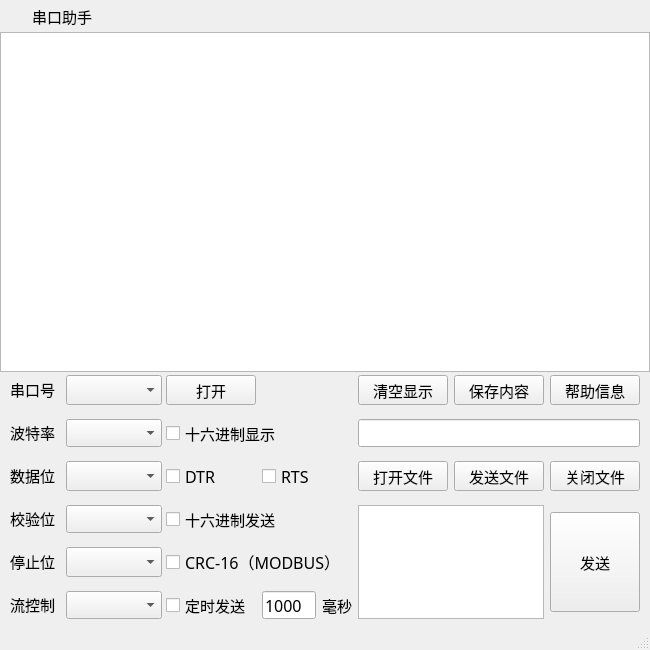
<?xml version="1.0" encoding="UTF-8"?>
<ui version="4.0">
 <class>MainWindow</class>
 <widget class="QMainWindow" name="MainWindow">
  <property name="windowModality">
   <enum>Qt::NonModal</enum>
  </property>
  <property name="enabled">
   <bool>true</bool>
  </property>
  <property name="geometry">
   <rect>
    <x>0</x>
    <y>0</y>
    <width>650</width>
    <height>650</height>
   </rect>
  </property>
  <property name="sizePolicy">
   <sizepolicy hsizetype="Expanding" vsizetype="Expanding">
    <horstretch>0</horstretch>
    <verstretch>0</verstretch>
   </sizepolicy>
  </property>
  <property name="minimumSize">
   <size>
    <width>650</width>
    <height>650</height>
   </size>
  </property>
  <property name="maximumSize">
   <size>
    <width>16777215</width>
    <height>16777215</height>
   </size>
  </property>
  <property name="font">
   <font>
    <family>Courier 10 Pitch</family>
    <pointsize>12</pointsize>
   </font>
  </property>
  <property name="windowTitle">
   <string>串口助手</string>
  </property>
  <property name="windowIcon">
   <iconset resource="resources.qrc">
    <normaloff>:/image/appICO.png</normaloff>:/image/appICO.png</iconset>
  </property>
  <property name="styleSheet">
   <string notr="true"/>
  </property>
  <widget class="QWidget" name="centralWidget">
   <property name="sizePolicy">
    <sizepolicy hsizetype="Expanding" vsizetype="Expanding">
     <horstretch>0</horstretch>
     <verstretch>0</verstretch>
    </sizepolicy>
   </property>
   <property name="minimumSize">
    <size>
     <width>650</width>
     <height>618</height>
    </size>
   </property>
   <layout class="QVBoxLayout" name="verticalLayout">
    <property name="spacing">
     <number>0</number>
    </property>
    <property name="leftMargin">
     <number>0</number>
    </property>
    <property name="topMargin">
     <number>0</number>
    </property>
    <property name="rightMargin">
     <number>0</number>
    </property>
    <property name="bottomMargin">
     <number>0</number>
    </property>
    <item>
     <widget class="QWidget" name="widget_title" native="true">
      <property name="sizePolicy">
       <sizepolicy hsizetype="Expanding" vsizetype="Expanding">
        <horstretch>0</horstretch>
        <verstretch>0</verstretch>
       </sizepolicy>
      </property>
      <property name="minimumSize">
       <size>
        <width>650</width>
        <height>32</height>
       </size>
      </property>
      <property name="maximumSize">
       <size>
        <width>16777215</width>
        <height>32</height>
       </size>
      </property>
      <layout class="QHBoxLayout" name="horizontalLayout">
       <property name="spacing">
        <number>0</number>
       </property>
       <property name="leftMargin">
        <number>0</number>
       </property>
       <property name="topMargin">
        <number>0</number>
       </property>
       <property name="rightMargin">
        <number>0</number>
       </property>
       <property name="bottomMargin">
        <number>0</number>
       </property>
       <item>
        <widget class="QLabel" name="lab_Ico">
         <property name="minimumSize">
          <size>
           <width>32</width>
           <height>32</height>
          </size>
         </property>
         <property name="toolTip">
          <string/>
         </property>
         <property name="whatsThis">
          <string/>
         </property>
         <property name="styleSheet">
          <string notr="true"/>
         </property>
         <property name="text">
          <string/>
         </property>
         <property name="alignment">
          <set>Qt::AlignCenter</set>
         </property>
        </widget>
       </item>
       <item>
        <widget class="QLabel" name="lab_Title">
         <property name="sizePolicy">
          <sizepolicy hsizetype="Expanding" vsizetype="Fixed">
           <horstretch>0</horstretch>
           <verstretch>0</verstretch>
          </sizepolicy>
         </property>
         <property name="minimumSize">
          <size>
           <width>0</width>
           <height>32</height>
          </size>
         </property>
         <property name="maximumSize">
          <size>
           <width>16777215</width>
           <height>32</height>
          </size>
         </property>
         <property name="font">
          <font>
           <family>微软雅黑</family>
           <pointsize>11</pointsize>
           <weight>50</weight>
           <italic>false</italic>
           <bold>false</bold>
          </font>
         </property>
         <property name="styleSheet">
          <string notr="true"/>
         </property>
         <property name="text">
          <string>串口助手</string>
         </property>
         <property name="alignment">
          <set>Qt::AlignLeading|Qt::AlignLeft|Qt::AlignVCenter</set>
         </property>
        </widget>
       </item>
       <item>
        <widget class="QPushButton" name="btnMenu_lock">
         <property name="sizePolicy">
          <sizepolicy hsizetype="Minimum" vsizetype="Expanding">
           <horstretch>0</horstretch>
           <verstretch>0</verstretch>
          </sizepolicy>
         </property>
         <property name="minimumSize">
          <size>
           <width>32</width>
           <height>32</height>
          </size>
         </property>
         <property name="cursor">
          <cursorShape>ArrowCursor</cursorShape>
         </property>
         <property name="focusPolicy">
          <enum>Qt::NoFocus</enum>
         </property>
         <property name="toolTip">
          <string>前端显示</string>
         </property>
         <property name="text">
          <string/>
         </property>
         <property name="flat">
          <bool>true</bool>
         </property>
        </widget>
       </item>
       <item>
        <widget class="QPushButton" name="btnMenu">
         <property name="sizePolicy">
          <sizepolicy hsizetype="Minimum" vsizetype="Expanding">
           <horstretch>0</horstretch>
           <verstretch>0</verstretch>
          </sizepolicy>
         </property>
         <property name="minimumSize">
          <size>
           <width>32</width>
           <height>32</height>
          </size>
         </property>
         <property name="cursor">
          <cursorShape>ArrowCursor</cursorShape>
         </property>
         <property name="focusPolicy">
          <enum>Qt::NoFocus</enum>
         </property>
         <property name="toolTip">
          <string>菜单</string>
         </property>
         <property name="text">
          <string/>
         </property>
         <property name="flat">
          <bool>true</bool>
         </property>
        </widget>
       </item>
       <item>
        <widget class="QPushButton" name="btnMenu_Min">
         <property name="sizePolicy">
          <sizepolicy hsizetype="Minimum" vsizetype="Expanding">
           <horstretch>0</horstretch>
           <verstretch>0</verstretch>
          </sizepolicy>
         </property>
         <property name="minimumSize">
          <size>
           <width>32</width>
           <height>32</height>
          </size>
         </property>
         <property name="cursor">
          <cursorShape>ArrowCursor</cursorShape>
         </property>
         <property name="focusPolicy">
          <enum>Qt::NoFocus</enum>
         </property>
         <property name="toolTip">
          <string>最小化</string>
         </property>
         <property name="text">
          <string/>
         </property>
         <property name="flat">
          <bool>true</bool>
         </property>
        </widget>
       </item>
       <item>
        <widget class="QPushButton" name="btnMenu_Max">
         <property name="sizePolicy">
          <sizepolicy hsizetype="Minimum" vsizetype="Expanding">
           <horstretch>0</horstretch>
           <verstretch>0</verstretch>
          </sizepolicy>
         </property>
         <property name="minimumSize">
          <size>
           <width>32</width>
           <height>32</height>
          </size>
         </property>
         <property name="cursor">
          <cursorShape>ArrowCursor</cursorShape>
         </property>
         <property name="focusPolicy">
          <enum>Qt::NoFocus</enum>
         </property>
         <property name="toolTip">
          <string>最大化</string>
         </property>
         <property name="text">
          <string/>
         </property>
         <property name="flat">
          <bool>true</bool>
         </property>
        </widget>
       </item>
       <item>
        <widget class="QPushButton" name="btnMenu_Close">
         <property name="sizePolicy">
          <sizepolicy hsizetype="Minimum" vsizetype="Fixed">
           <horstretch>0</horstretch>
           <verstretch>0</verstretch>
          </sizepolicy>
         </property>
         <property name="minimumSize">
          <size>
           <width>32</width>
           <height>32</height>
          </size>
         </property>
         <property name="maximumSize">
          <size>
           <width>16777215</width>
           <height>32</height>
          </size>
         </property>
         <property name="cursor">
          <cursorShape>ArrowCursor</cursorShape>
         </property>
         <property name="focusPolicy">
          <enum>Qt::NoFocus</enum>
         </property>
         <property name="toolTip">
          <string>关闭</string>
         </property>
         <property name="text">
          <string/>
         </property>
         <property name="flat">
          <bool>true</bool>
         </property>
        </widget>
       </item>
      </layout>
     </widget>
    </item>
    <item>
     <widget class="QTextBrowser" name="textBrowser">
      <property name="sizePolicy">
       <sizepolicy hsizetype="Expanding" vsizetype="Minimum">
        <horstretch>0</horstretch>
        <verstretch>0</verstretch>
       </sizepolicy>
      </property>
      <property name="minimumSize">
       <size>
        <width>0</width>
        <height>340</height>
       </size>
      </property>
      <property name="maximumSize">
       <size>
        <width>16777215</width>
        <height>16777215</height>
       </size>
      </property>
      <property name="font">
       <font>
        <family>Courier 10 Pitch</family>
        <pointsize>11</pointsize>
       </font>
      </property>
      <property name="mouseTracking">
       <bool>false</bool>
      </property>
      <property name="html">
       <string>&lt;!DOCTYPE HTML PUBLIC &quot;-//W3C//DTD HTML 4.0//EN&quot; &quot;http://www.w3.org/TR/REC-html40/strict.dtd&quot;&gt;
&lt;html&gt;&lt;head&gt;&lt;meta name=&quot;qrichtext&quot; content=&quot;1&quot; /&gt;&lt;style type=&quot;text/css&quot;&gt;
p, li { white-space: pre-wrap; }
&lt;/style&gt;&lt;/head&gt;&lt;body style=&quot; font-family:'Courier 10 Pitch'; font-size:11pt; font-weight:400; font-style:normal;&quot;&gt;
&lt;p style=&quot;-qt-paragraph-type:empty; margin-top:0px; margin-bottom:0px; margin-left:0px; margin-right:0px; -qt-block-indent:0; text-indent:0px; font-family:'Courier New';&quot;&gt;&lt;br /&gt;&lt;/p&gt;&lt;/body&gt;&lt;/html&gt;</string>
      </property>
      <property name="textInteractionFlags">
       <set>Qt::TextSelectableByMouse</set>
      </property>
     </widget>
    </item>
    <item>
     <layout class="QGridLayout" name="gridLayout">
      <property name="leftMargin">
       <number>10</number>
      </property>
      <property name="topMargin">
       <number>6</number>
      </property>
      <property name="rightMargin">
       <number>10</number>
      </property>
      <property name="bottomMargin">
       <number>6</number>
      </property>
      <property name="verticalSpacing">
       <number>14</number>
      </property>
      <item row="0" column="0">
       <widget class="QLabel" name="label">
        <property name="sizePolicy">
         <sizepolicy hsizetype="Fixed" vsizetype="Fixed">
          <horstretch>0</horstretch>
          <verstretch>0</verstretch>
         </sizepolicy>
        </property>
        <property name="minimumSize">
         <size>
          <width>50</width>
          <height>25</height>
         </size>
        </property>
        <property name="font">
         <font>
          <family>微软雅黑</family>
          <pointsize>11</pointsize>
          <kerning>true</kerning>
         </font>
        </property>
        <property name="text">
         <string>串口号</string>
        </property>
       </widget>
      </item>
      <item row="0" column="1">
       <widget class="QComboBox" name="SerialcomboBox">
        <property name="sizePolicy">
         <sizepolicy hsizetype="Expanding" vsizetype="Fixed">
          <horstretch>0</horstretch>
          <verstretch>0</verstretch>
         </sizepolicy>
        </property>
        <property name="minimumSize">
         <size>
          <width>96</width>
          <height>28</height>
         </size>
        </property>
        <property name="maximumSize">
         <size>
          <width>16777215</width>
          <height>16777215</height>
         </size>
        </property>
        <property name="font">
         <font>
          <family>Courier 10 Pitch</family>
          <pointsize>11</pointsize>
         </font>
        </property>
       </widget>
      </item>
      <item row="0" column="2">
       <widget class="QPushButton" name="OpenCom">
        <property name="sizePolicy">
         <sizepolicy hsizetype="MinimumExpanding" vsizetype="Fixed">
          <horstretch>0</horstretch>
          <verstretch>0</verstretch>
         </sizepolicy>
        </property>
        <property name="minimumSize">
         <size>
          <width>90</width>
          <height>30</height>
         </size>
        </property>
        <property name="maximumSize">
         <size>
          <width>16777215</width>
          <height>40</height>
         </size>
        </property>
        <property name="font">
         <font>
          <family>微软雅黑</family>
          <pointsize>11</pointsize>
         </font>
        </property>
        <property name="cursor">
         <cursorShape>ArrowCursor</cursorShape>
        </property>
        <property name="focusPolicy">
         <enum>Qt::NoFocus</enum>
        </property>
        <property name="text">
         <string>打开</string>
        </property>
        <property name="checkable">
         <bool>false</bool>
        </property>
       </widget>
      </item>
      <item row="0" column="3" colspan="2">
       <widget class="QLabel" name="Indicator">
        <property name="minimumSize">
         <size>
          <width>90</width>
          <height>30</height>
         </size>
        </property>
        <property name="toolTip">
         <string>状态指示灯</string>
        </property>
        <property name="whatsThis">
         <string/>
        </property>
        <property name="styleSheet">
         <string notr="true"/>
        </property>
        <property name="text">
         <string/>
        </property>
       </widget>
      </item>
      <item row="0" column="5">
       <widget class="QPushButton" name="ClearDisplay">
        <property name="enabled">
         <bool>true</bool>
        </property>
        <property name="sizePolicy">
         <sizepolicy hsizetype="Expanding" vsizetype="Expanding">
          <horstretch>0</horstretch>
          <verstretch>0</verstretch>
         </sizepolicy>
        </property>
        <property name="minimumSize">
         <size>
          <width>90</width>
          <height>30</height>
         </size>
        </property>
        <property name="maximumSize">
         <size>
          <width>16777215</width>
          <height>40</height>
         </size>
        </property>
        <property name="font">
         <font>
          <family>微软雅黑</family>
          <pointsize>11</pointsize>
         </font>
        </property>
        <property name="cursor">
         <cursorShape>ArrowCursor</cursorShape>
        </property>
        <property name="focusPolicy">
         <enum>Qt::NoFocus</enum>
        </property>
        <property name="text">
         <string>清空显示</string>
        </property>
       </widget>
      </item>
      <item row="0" column="6">
       <widget class="QPushButton" name="SaveContent">
        <property name="enabled">
         <bool>true</bool>
        </property>
        <property name="sizePolicy">
         <sizepolicy hsizetype="Expanding" vsizetype="Expanding">
          <horstretch>0</horstretch>
          <verstretch>0</verstretch>
         </sizepolicy>
        </property>
        <property name="minimumSize">
         <size>
          <width>90</width>
          <height>30</height>
         </size>
        </property>
        <property name="maximumSize">
         <size>
          <width>16777215</width>
          <height>40</height>
         </size>
        </property>
        <property name="font">
         <font>
          <family>微软雅黑</family>
          <pointsize>11</pointsize>
         </font>
        </property>
        <property name="cursor">
         <cursorShape>ArrowCursor</cursorShape>
        </property>
        <property name="focusPolicy">
         <enum>Qt::NoFocus</enum>
        </property>
        <property name="text">
         <string>保存内容</string>
        </property>
       </widget>
      </item>
      <item row="0" column="7">
       <widget class="QPushButton" name="Help">
        <property name="sizePolicy">
         <sizepolicy hsizetype="Expanding" vsizetype="Expanding">
          <horstretch>0</horstretch>
          <verstretch>0</verstretch>
         </sizepolicy>
        </property>
        <property name="minimumSize">
         <size>
          <width>90</width>
          <height>30</height>
         </size>
        </property>
        <property name="maximumSize">
         <size>
          <width>16777215</width>
          <height>40</height>
         </size>
        </property>
        <property name="font">
         <font>
          <family>微软雅黑</family>
          <pointsize>11</pointsize>
         </font>
        </property>
        <property name="cursor">
         <cursorShape>ArrowCursor</cursorShape>
        </property>
        <property name="focusPolicy">
         <enum>Qt::NoFocus</enum>
        </property>
        <property name="text">
         <string>帮助信息</string>
        </property>
        <property name="checkable">
         <bool>false</bool>
        </property>
       </widget>
      </item>
      <item row="1" column="0">
       <widget class="QLabel" name="label_2">
        <property name="sizePolicy">
         <sizepolicy hsizetype="Fixed" vsizetype="Fixed">
          <horstretch>0</horstretch>
          <verstretch>0</verstretch>
         </sizepolicy>
        </property>
        <property name="minimumSize">
         <size>
          <width>50</width>
          <height>25</height>
         </size>
        </property>
        <property name="font">
         <font>
          <family>微软雅黑</family>
          <pointsize>11</pointsize>
          <kerning>true</kerning>
         </font>
        </property>
        <property name="text">
         <string>波特率</string>
        </property>
       </widget>
      </item>
      <item row="1" column="1">
       <widget class="QComboBox" name="BaudComboBox">
        <property name="sizePolicy">
         <sizepolicy hsizetype="Expanding" vsizetype="Fixed">
          <horstretch>0</horstretch>
          <verstretch>0</verstretch>
         </sizepolicy>
        </property>
        <property name="minimumSize">
         <size>
          <width>96</width>
          <height>28</height>
         </size>
        </property>
        <property name="font">
         <font>
          <family>Courier 10 Pitch</family>
          <pointsize>11</pointsize>
         </font>
        </property>
        <property name="currentIndex">
         <number>-1</number>
        </property>
       </widget>
      </item>
      <item row="1" column="5" colspan="3">
       <widget class="QLineEdit" name="FilePath">
        <property name="sizePolicy">
         <sizepolicy hsizetype="Expanding" vsizetype="Fixed">
          <horstretch>0</horstretch>
          <verstretch>0</verstretch>
         </sizepolicy>
        </property>
        <property name="minimumSize">
         <size>
          <width>0</width>
          <height>28</height>
         </size>
        </property>
        <property name="maximumSize">
         <size>
          <width>16777215</width>
          <height>56</height>
         </size>
        </property>
        <property name="font">
         <font>
          <family>Courier 10 Pitch</family>
         </font>
        </property>
        <property name="readOnly">
         <bool>true</bool>
        </property>
       </widget>
      </item>
      <item row="2" column="0">
       <widget class="QLabel" name="label_3">
        <property name="sizePolicy">
         <sizepolicy hsizetype="Fixed" vsizetype="Fixed">
          <horstretch>0</horstretch>
          <verstretch>0</verstretch>
         </sizepolicy>
        </property>
        <property name="minimumSize">
         <size>
          <width>50</width>
          <height>25</height>
         </size>
        </property>
        <property name="font">
         <font>
          <family>微软雅黑</family>
          <pointsize>11</pointsize>
         </font>
        </property>
        <property name="text">
         <string>数据位</string>
        </property>
       </widget>
      </item>
      <item row="2" column="1">
       <widget class="QComboBox" name="DataComboBox">
        <property name="sizePolicy">
         <sizepolicy hsizetype="Expanding" vsizetype="Fixed">
          <horstretch>0</horstretch>
          <verstretch>0</verstretch>
         </sizepolicy>
        </property>
        <property name="minimumSize">
         <size>
          <width>96</width>
          <height>28</height>
         </size>
        </property>
        <property name="font">
         <font>
          <family>Courier 10 Pitch</family>
          <pointsize>11</pointsize>
         </font>
        </property>
       </widget>
      </item>
      <item row="2" column="2">
       <widget class="QCheckBox" name="DTRcheckBox">
        <property name="sizePolicy">
         <sizepolicy hsizetype="Preferred" vsizetype="Preferred">
          <horstretch>0</horstretch>
          <verstretch>0</verstretch>
         </sizepolicy>
        </property>
        <property name="minimumSize">
         <size>
          <width>90</width>
          <height>20</height>
         </size>
        </property>
        <property name="maximumSize">
         <size>
          <width>16777215</width>
          <height>40</height>
         </size>
        </property>
        <property name="font">
         <font>
          <family>Courier 10 Pitch</family>
          <pointsize>12</pointsize>
         </font>
        </property>
        <property name="focusPolicy">
         <enum>Qt::NoFocus</enum>
        </property>
        <property name="text">
         <string>DTR</string>
        </property>
        <property name="checked">
         <bool>false</bool>
        </property>
       </widget>
      </item>
      <item row="2" column="5">
       <widget class="QPushButton" name="OpenFile">
        <property name="enabled">
         <bool>true</bool>
        </property>
        <property name="sizePolicy">
         <sizepolicy hsizetype="Expanding" vsizetype="Expanding">
          <horstretch>0</horstretch>
          <verstretch>0</verstretch>
         </sizepolicy>
        </property>
        <property name="minimumSize">
         <size>
          <width>90</width>
          <height>30</height>
         </size>
        </property>
        <property name="maximumSize">
         <size>
          <width>16777215</width>
          <height>40</height>
         </size>
        </property>
        <property name="font">
         <font>
          <family>微软雅黑</family>
          <pointsize>11</pointsize>
         </font>
        </property>
        <property name="cursor">
         <cursorShape>ArrowCursor</cursorShape>
        </property>
        <property name="focusPolicy">
         <enum>Qt::NoFocus</enum>
        </property>
        <property name="text">
         <string>打开文件</string>
        </property>
       </widget>
      </item>
      <item row="2" column="6">
       <widget class="QPushButton" name="SendFile">
        <property name="enabled">
         <bool>true</bool>
        </property>
        <property name="sizePolicy">
         <sizepolicy hsizetype="Expanding" vsizetype="Expanding">
          <horstretch>0</horstretch>
          <verstretch>0</verstretch>
         </sizepolicy>
        </property>
        <property name="minimumSize">
         <size>
          <width>90</width>
          <height>30</height>
         </size>
        </property>
        <property name="maximumSize">
         <size>
          <width>16777215</width>
          <height>40</height>
         </size>
        </property>
        <property name="font">
         <font>
          <family>微软雅黑</family>
          <pointsize>11</pointsize>
         </font>
        </property>
        <property name="cursor">
         <cursorShape>ArrowCursor</cursorShape>
        </property>
        <property name="focusPolicy">
         <enum>Qt::NoFocus</enum>
        </property>
        <property name="text">
         <string>发送文件</string>
        </property>
       </widget>
      </item>
      <item row="2" column="7">
       <widget class="QPushButton" name="CloseFile">
        <property name="enabled">
         <bool>true</bool>
        </property>
        <property name="sizePolicy">
         <sizepolicy hsizetype="Expanding" vsizetype="Expanding">
          <horstretch>0</horstretch>
          <verstretch>0</verstretch>
         </sizepolicy>
        </property>
        <property name="minimumSize">
         <size>
          <width>90</width>
          <height>30</height>
         </size>
        </property>
        <property name="maximumSize">
         <size>
          <width>16777215</width>
          <height>40</height>
         </size>
        </property>
        <property name="font">
         <font>
          <family>微软雅黑</family>
          <pointsize>11</pointsize>
         </font>
        </property>
        <property name="cursor">
         <cursorShape>ArrowCursor</cursorShape>
        </property>
        <property name="focusPolicy">
         <enum>Qt::NoFocus</enum>
        </property>
        <property name="text">
         <string>关闭文件</string>
        </property>
       </widget>
      </item>
      <item row="3" column="0">
       <widget class="QLabel" name="label_5">
        <property name="sizePolicy">
         <sizepolicy hsizetype="Fixed" vsizetype="Fixed">
          <horstretch>0</horstretch>
          <verstretch>0</verstretch>
         </sizepolicy>
        </property>
        <property name="minimumSize">
         <size>
          <width>50</width>
          <height>25</height>
         </size>
        </property>
        <property name="font">
         <font>
          <family>微软雅黑</family>
          <pointsize>11</pointsize>
         </font>
        </property>
        <property name="text">
         <string>校验位</string>
        </property>
       </widget>
      </item>
      <item row="3" column="1">
       <widget class="QComboBox" name="ParityComboBox">
        <property name="sizePolicy">
         <sizepolicy hsizetype="Expanding" vsizetype="Fixed">
          <horstretch>0</horstretch>
          <verstretch>0</verstretch>
         </sizepolicy>
        </property>
        <property name="minimumSize">
         <size>
          <width>96</width>
          <height>28</height>
         </size>
        </property>
        <property name="font">
         <font>
          <family>微软雅黑</family>
          <pointsize>10</pointsize>
         </font>
        </property>
       </widget>
      </item>
      <item row="3" column="5" rowspan="3" colspan="2">
       <widget class="QTextEdit" name="textEdit">
        <property name="enabled">
         <bool>true</bool>
        </property>
        <property name="sizePolicy">
         <sizepolicy hsizetype="Minimum" vsizetype="Expanding">
          <horstretch>0</horstretch>
          <verstretch>0</verstretch>
         </sizepolicy>
        </property>
        <property name="minimumSize">
         <size>
          <width>91</width>
          <height>101</height>
         </size>
        </property>
        <property name="font">
         <font>
          <family>Courier 10 Pitch</family>
         </font>
        </property>
        <property name="toolTip">
         <string>单击鼠标中键清空！</string>
        </property>
       </widget>
      </item>
      <item row="3" column="7" rowspan="3">
       <widget class="QPushButton" name="SendData">
        <property name="enabled">
         <bool>true</bool>
        </property>
        <property name="sizePolicy">
         <sizepolicy hsizetype="Expanding" vsizetype="Fixed">
          <horstretch>0</horstretch>
          <verstretch>0</verstretch>
         </sizepolicy>
        </property>
        <property name="minimumSize">
         <size>
          <width>90</width>
          <height>100</height>
         </size>
        </property>
        <property name="maximumSize">
         <size>
          <width>16777215</width>
          <height>16777215</height>
         </size>
        </property>
        <property name="font">
         <font>
          <family>微软雅黑</family>
          <pointsize>11</pointsize>
         </font>
        </property>
        <property name="cursor">
         <cursorShape>ArrowCursor</cursorShape>
        </property>
        <property name="focusPolicy">
         <enum>Qt::NoFocus</enum>
        </property>
        <property name="toolTip">
         <string>按Ctrl+Enter键发送数据。</string>
        </property>
        <property name="text">
         <string>发送</string>
        </property>
       </widget>
      </item>
      <item row="4" column="0">
       <widget class="QLabel" name="label_4">
        <property name="sizePolicy">
         <sizepolicy hsizetype="Fixed" vsizetype="Fixed">
          <horstretch>0</horstretch>
          <verstretch>0</verstretch>
         </sizepolicy>
        </property>
        <property name="minimumSize">
         <size>
          <width>50</width>
          <height>25</height>
         </size>
        </property>
        <property name="font">
         <font>
          <family>微软雅黑</family>
          <pointsize>11</pointsize>
         </font>
        </property>
        <property name="text">
         <string>&lt;html&gt;&lt;head/&gt;&lt;body&gt;&lt;p&gt;停止位&lt;/p&gt;&lt;/body&gt;&lt;/html&gt;</string>
        </property>
       </widget>
      </item>
      <item row="4" column="1">
       <widget class="QComboBox" name="StopComboBox">
        <property name="sizePolicy">
         <sizepolicy hsizetype="Expanding" vsizetype="Fixed">
          <horstretch>0</horstretch>
          <verstretch>0</verstretch>
         </sizepolicy>
        </property>
        <property name="minimumSize">
         <size>
          <width>96</width>
          <height>28</height>
         </size>
        </property>
        <property name="font">
         <font>
          <family>Courier 10 Pitch</family>
          <pointsize>11</pointsize>
         </font>
        </property>
       </widget>
      </item>
      <item row="5" column="0">
       <widget class="QLabel" name="label_6">
        <property name="sizePolicy">
         <sizepolicy hsizetype="Fixed" vsizetype="Fixed">
          <horstretch>0</horstretch>
          <verstretch>0</verstretch>
         </sizepolicy>
        </property>
        <property name="minimumSize">
         <size>
          <width>50</width>
          <height>25</height>
         </size>
        </property>
        <property name="font">
         <font>
          <family>微软雅黑</family>
          <pointsize>11</pointsize>
         </font>
        </property>
        <property name="text">
         <string>流控制</string>
        </property>
       </widget>
      </item>
      <item row="5" column="1">
       <widget class="QComboBox" name="FCComboBox">
        <property name="sizePolicy">
         <sizepolicy hsizetype="Expanding" vsizetype="Fixed">
          <horstretch>0</horstretch>
          <verstretch>0</verstretch>
         </sizepolicy>
        </property>
        <property name="minimumSize">
         <size>
          <width>96</width>
          <height>28</height>
         </size>
        </property>
        <property name="font">
         <font>
          <family>微软雅黑</family>
          <pointsize>10</pointsize>
         </font>
        </property>
       </widget>
      </item>
      <item row="5" column="2">
       <widget class="QCheckBox" name="TimecheckBox">
        <property name="sizePolicy">
         <sizepolicy hsizetype="Fixed" vsizetype="Preferred">
          <horstretch>0</horstretch>
          <verstretch>0</verstretch>
         </sizepolicy>
        </property>
        <property name="minimumSize">
         <size>
          <width>0</width>
          <height>20</height>
         </size>
        </property>
        <property name="maximumSize">
         <size>
          <width>16777215</width>
          <height>40</height>
         </size>
        </property>
        <property name="font">
         <font>
          <family>微软雅黑</family>
          <pointsize>11</pointsize>
         </font>
        </property>
        <property name="focusPolicy">
         <enum>Qt::NoFocus</enum>
        </property>
        <property name="text">
         <string>定时发送</string>
        </property>
       </widget>
      </item>
      <item row="5" column="3">
       <widget class="QLineEdit" name="Time">
        <property name="enabled">
         <bool>true</bool>
        </property>
        <property name="sizePolicy">
         <sizepolicy hsizetype="Expanding" vsizetype="Preferred">
          <horstretch>0</horstretch>
          <verstretch>0</verstretch>
         </sizepolicy>
        </property>
        <property name="minimumSize">
         <size>
          <width>0</width>
          <height>28</height>
         </size>
        </property>
        <property name="maximumSize">
         <size>
          <width>54</width>
          <height>56</height>
         </size>
        </property>
        <property name="font">
         <font>
          <family>Courier 10 Pitch</family>
          <pointsize>12</pointsize>
         </font>
        </property>
        <property name="toolTip">
         <string>请输入正整数!</string>
        </property>
        <property name="text">
         <string>1000</string>
        </property>
       </widget>
      </item>
      <item row="5" column="4">
       <widget class="QLabel" name="label_7">
        <property name="sizePolicy">
         <sizepolicy hsizetype="Fixed" vsizetype="Preferred">
          <horstretch>0</horstretch>
          <verstretch>0</verstretch>
         </sizepolicy>
        </property>
        <property name="minimumSize">
         <size>
          <width>0</width>
          <height>20</height>
         </size>
        </property>
        <property name="maximumSize">
         <size>
          <width>45</width>
          <height>40</height>
         </size>
        </property>
        <property name="font">
         <font>
          <family>微软雅黑</family>
          <pointsize>11</pointsize>
         </font>
        </property>
        <property name="text">
         <string>毫秒</string>
        </property>
       </widget>
      </item>
      <item row="2" column="3" colspan="2">
       <widget class="QCheckBox" name="RTScheckBox">
        <property name="sizePolicy">
         <sizepolicy hsizetype="Preferred" vsizetype="Preferred">
          <horstretch>0</horstretch>
          <verstretch>0</verstretch>
         </sizepolicy>
        </property>
        <property name="minimumSize">
         <size>
          <width>0</width>
          <height>20</height>
         </size>
        </property>
        <property name="maximumSize">
         <size>
          <width>16777215</width>
          <height>40</height>
         </size>
        </property>
        <property name="font">
         <font>
          <family>Courier 10 Pitch</family>
          <pointsize>12</pointsize>
         </font>
        </property>
        <property name="focusPolicy">
         <enum>Qt::NoFocus</enum>
        </property>
        <property name="text">
         <string>RTS</string>
        </property>
       </widget>
      </item>
      <item row="1" column="2" colspan="3">
       <widget class="QCheckBox" name="HexReccheckBox">
        <property name="enabled">
         <bool>true</bool>
        </property>
        <property name="sizePolicy">
         <sizepolicy hsizetype="Expanding" vsizetype="Preferred">
          <horstretch>0</horstretch>
          <verstretch>0</verstretch>
         </sizepolicy>
        </property>
        <property name="minimumSize">
         <size>
          <width>0</width>
          <height>20</height>
         </size>
        </property>
        <property name="maximumSize">
         <size>
          <width>16777215</width>
          <height>40</height>
         </size>
        </property>
        <property name="font">
         <font>
          <family>微软雅黑</family>
          <pointsize>11</pointsize>
         </font>
        </property>
        <property name="mouseTracking">
         <bool>true</bool>
        </property>
        <property name="focusPolicy">
         <enum>Qt::NoFocus</enum>
        </property>
        <property name="text">
         <string>十六进制显示</string>
        </property>
        <property name="checked">
         <bool>false</bool>
        </property>
       </widget>
      </item>
      <item row="4" column="2" colspan="3">
       <widget class="QCheckBox" name="CRC16checkBox">
        <property name="sizePolicy">
         <sizepolicy hsizetype="Expanding" vsizetype="Preferred">
          <horstretch>0</horstretch>
          <verstretch>0</verstretch>
         </sizepolicy>
        </property>
        <property name="maximumSize">
         <size>
          <width>16777215</width>
          <height>40</height>
         </size>
        </property>
        <property name="font">
         <font>
          <family>Courier 10 Pitch</family>
          <pointsize>12</pointsize>
         </font>
        </property>
        <property name="focusPolicy">
         <enum>Qt::NoFocus</enum>
        </property>
        <property name="text">
         <string>CRC-16（MODBUS）</string>
        </property>
       </widget>
      </item>
      <item row="3" column="2" colspan="3">
       <widget class="QCheckBox" name="HexSendcheckBox">
        <property name="sizePolicy">
         <sizepolicy hsizetype="Expanding" vsizetype="Preferred">
          <horstretch>0</horstretch>
          <verstretch>0</verstretch>
         </sizepolicy>
        </property>
        <property name="minimumSize">
         <size>
          <width>0</width>
          <height>20</height>
         </size>
        </property>
        <property name="maximumSize">
         <size>
          <width>16777215</width>
          <height>40</height>
         </size>
        </property>
        <property name="font">
         <font>
          <family>微软雅黑</family>
          <pointsize>11</pointsize>
          <weight>50</weight>
          <bold>false</bold>
         </font>
        </property>
        <property name="focusPolicy">
         <enum>Qt::NoFocus</enum>
        </property>
        <property name="text">
         <string>十六进制发送</string>
        </property>
        <property name="checkable">
         <bool>true</bool>
        </property>
        <property name="checked">
         <bool>false</bool>
        </property>
       </widget>
      </item>
     </layout>
    </item>
   </layout>
  </widget>
  <widget class="QStatusBar" name="statusBar">
   <property name="minimumSize">
    <size>
     <width>0</width>
     <height>25</height>
    </size>
   </property>
   <property name="maximumSize">
    <size>
     <width>16777215</width>
     <height>32</height>
    </size>
   </property>
   <property name="font">
    <font>
     <family>Courier 10 Pitch</family>
     <pointsize>11</pointsize>
    </font>
   </property>
   <property name="sizeGripEnabled">
    <bool>true</bool>
   </property>
  </widget>
 </widget>
 <layoutdefault spacing="6" margin="11"/>
 <resources>
  <include location="resources.qrc"/>
 </resources>
 <connections/>
</ui>
